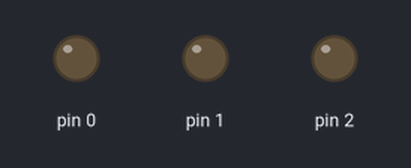
Simulated run of this sketch. Board: Arduino Uno, built with avr-gcc and run on an emulated ATmega328P. Shown: output pins drawn as LEDs (lit = HIGH).

Above: at 0.19 s.
At 2.3 s:
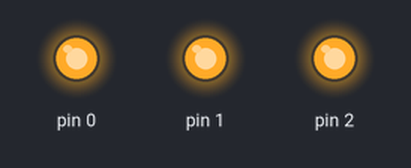
Timing chart, 0 to 3.5 s (numbered marks = the images above):
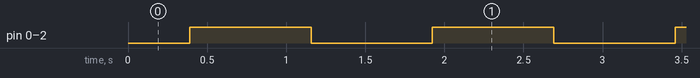

Measured:
- by itself, pin 0–2: alternates HIGH for 0.77 s and LOW for 0.77 s

The sketch:

Brooke.ino
```cpp
//Author: Anthony Garcia
//Date: 5/9/17
//Project: Brooke - 2017 Golden Scissors Fashion Show
//Version: 1.2

int brightness = 0;    // how bright the LED is
int fadeAmount = 5;    // how many points to fade the LED by

void setup()
{
  // declare all pins to be an outputs so user can connect to any pin
  pinMode(0, OUTPUT);
  pinMode(1, OUTPUT);
  pinMode(2, OUTPUT);
}

void loop()
{
  // set the brightness of the sequins
  analogWrite(0, brightness);
  analogWrite(1, brightness);
  analogWrite(2, brightness);

  // change the brightness for next time through the loop
  brightness = brightness + fadeAmount;

  // reverse the direction of the fading at the ends of the fade
  if (brightness == 0 || brightness == 255)
  {
    fadeAmount = -fadeAmount;
  }

  delay(15);
}
```
